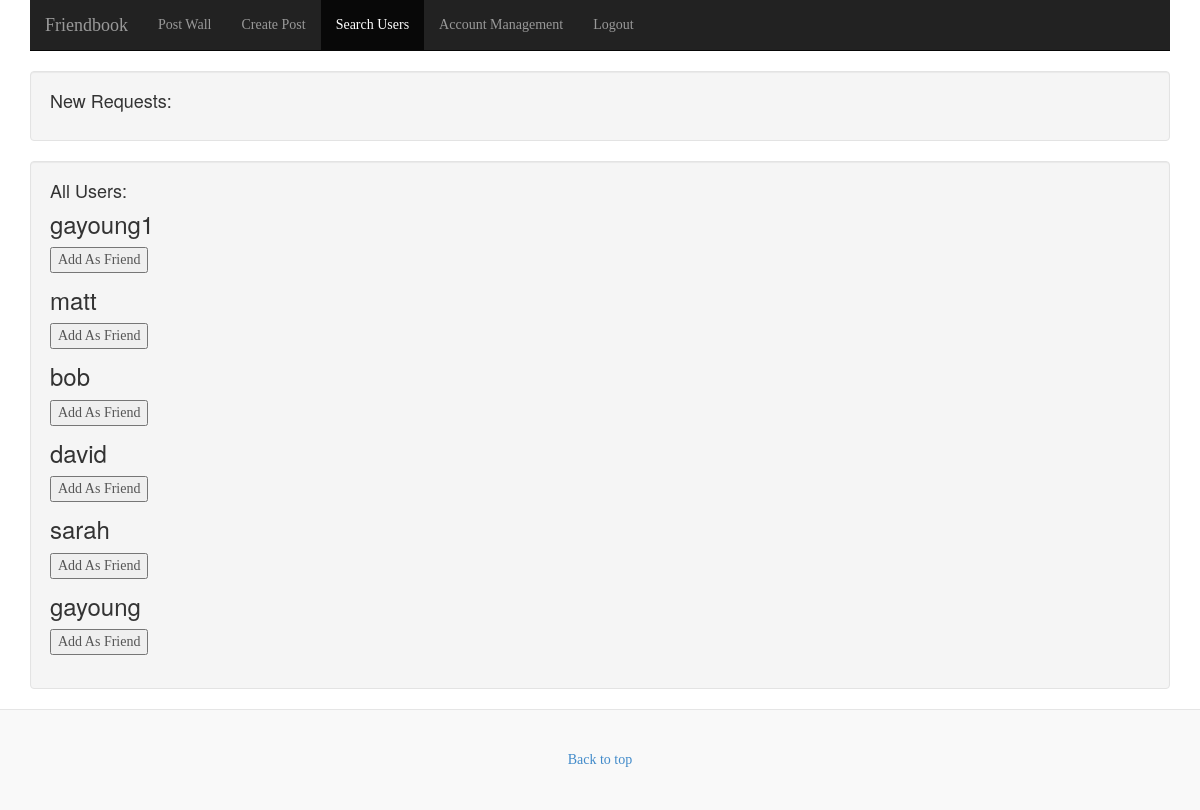
Screenshot of /search_users/ (signed in) with the database file from the repository.
### main/models.py (models this page shows)
class Users(models.Model):
    guid = models.CharField(max_length=100, primary_key=True)
    username = models.TextField(unique=True)
    password = models.TextField()
    role = models.TextField()
    register_date = models.DateTimeField(auto_now_add=True, blank=True)
    active = models.BooleanField()
    github_account = models.TextField(blank=True)

### main/views.py (the view)
# urls.py: url(r'^search_users/$', views.search_users, name='search_users'),
def search_users(request):
    context = RequestContext(request)
    me = request.session["username"]
    users = list(Users.objects.all())
    friends = list(Friends.objects.all())
    friend_check = [x.username2 for x in friends if x.username1 == me] + [x.username1 for x in friends if x.username2== me]
    request_check = [x.username2 for x in friends if (x.username1 == me and x.accept== 0)] + [x.username1 for x in friends if (x.username2== me and x.accept== 0)]
    return render_to_response('main/search_user.html',{'users': users, 'me': me, 'friends': friends,'check': friend_check,'request_pend': request_check }, context)

### templates/main/search_user.html (shortened to what this page needs)
{% load static  %}
<html lang="en">
    <head>
        <link href="{% static 'css/bootstrap.min.css' %}" rel="stylesheet"/>
        <link href="{% static 'css/blog.css'%}" rel="stylesheet"/>
    </head>
    <body>
        <div class="navbar-wrapper">
            <div class="container">
                <div class="navbar navbar-inverse navbar-static-top" role="navigation">
                    <div class="container">
                        <div class="navbar-header">
                            <a class="navbar-brand" href="#">Friendbook</a>
                        </div>
                        <div class="navbar-collapse collapse">
                            <ul class="nav navbar-nav">
                                <li><a href="{% url 'wall' %}">Post Wall</a></li>
                                <li><a href="{% url 'newpost' %}">Create Post</a></li>
                                <li class="active"><a href="#">Search Users</a></li>
                                <li><a href="{% url 'account' %}">Account Management</a></li>
                                <li><a href="{% url 'logout' %}">Logout</a></li>
                            </ul>
                        </div>
                    </div>
                </div>
            </div>
        </div>
       <div class="container">
            <div class="row">
                <div class="col-sm-12">
                    <div class="well">
                <h4>New Requests:</h4>
            </div>
        </div>
    </div>
</div>
        <div class="container">
            <div class="row">
                <div class="col-sm-12">
                    <div class="well">
            <h4>All Users:</h4>
            {% for user in users %}
                {% if user.username != me %}
                    <form  action="{% url 'friendship' %}" method="get">
	               {% if user.username not in check %}
                        <h3>{{ user.username }}</h3>
                        <input type="submit" value="Add As Friend">
		    {% endif %}
                </form>
             {% endif %}
            {% endfor %}
         </div>
        </div>
    </div>
</div>
        <div class="blog-footer">
            <a href="#">Back to top</a>
        </div>
    </body>
</html>

### static/css/blog.css (style rules this page uses)
body { font-family: Georgia, "Times New Roman", Times, serif; color: #555; }
h1, .h1, h2, .h2, h3, .h3, h4, .h4, h5, .h5, h6, .h6 { margin-top: 0; font-family: "Helvetica Neue", Helvetica, Arial, sans-serif; font-weight: normal; color: #333; }
.blog-footer { padding: 40px 0; color: #999; text-align: center; background-color: #f9f9f9; border-top: 1px solid #e5e5e5; }

### rows the page displays
Users: username "gayoung1"
Users: username "matt"
Users: username "bob"
Users: username "david"
Users: username "sarah"
Users: username "gayoung"
